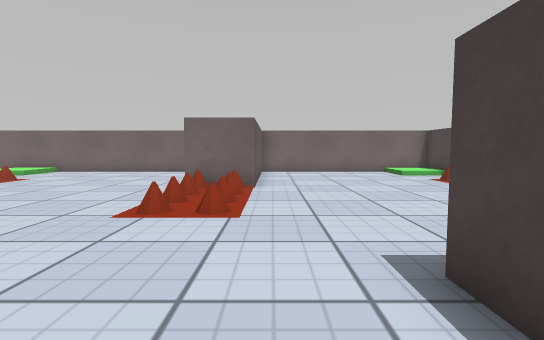
[1] (above)

21 first-person views from a walk through a 3-D level made in the Unity game engine. The camera is 0.55 m above the floor, tilts 4° down and sees 85° across. The floor is counted in squares, 0.5 m on a side. Each view is taken from the middle of a square. On the plan, view 1 faces up. The plan holds only what a view shows up to about 12 squares ahead; the rest is blank. The player is left out. Some surface patterns are stand-ins.

[2]
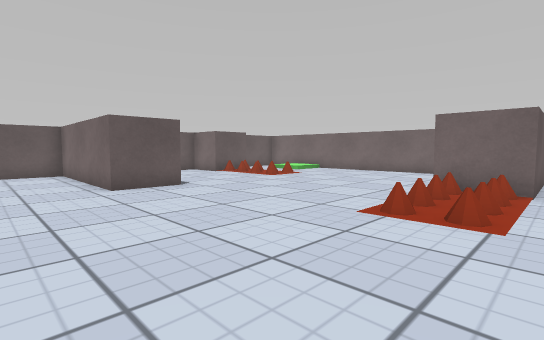

[3]
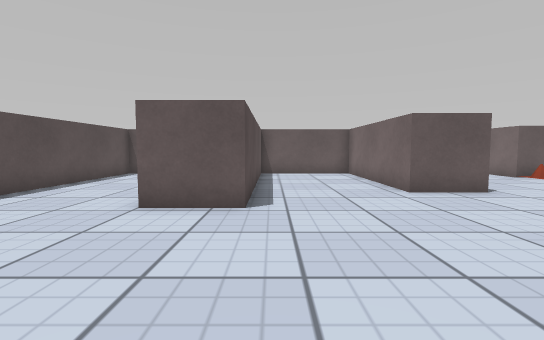

[4]
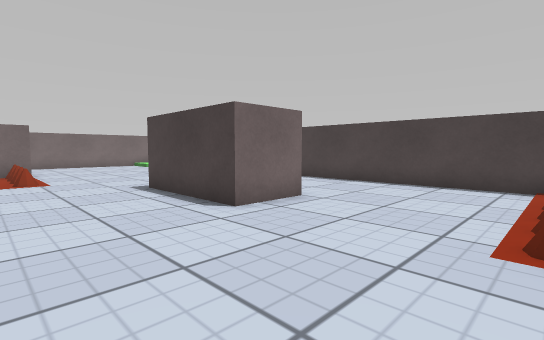

[5]
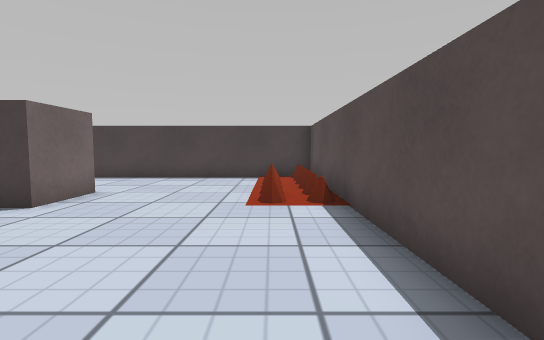

[6]
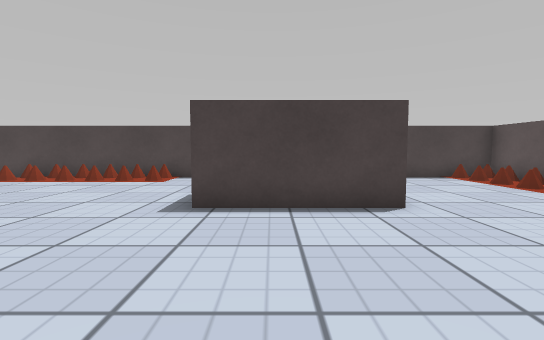

[7]
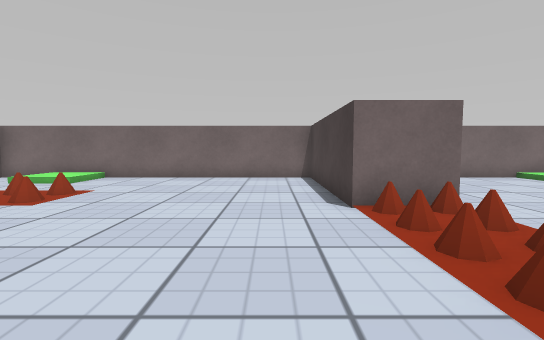

[8]
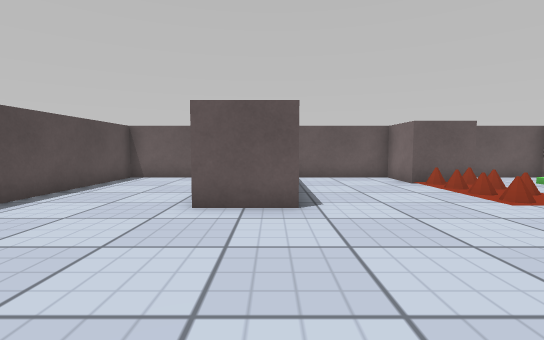

[9]
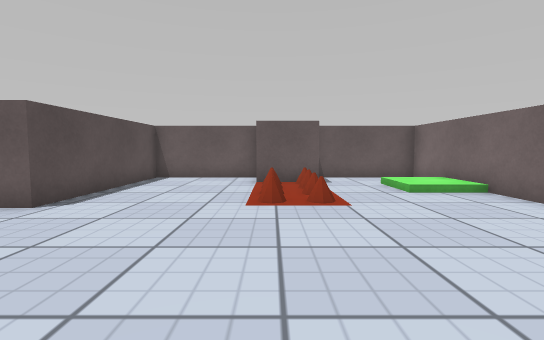

[10]
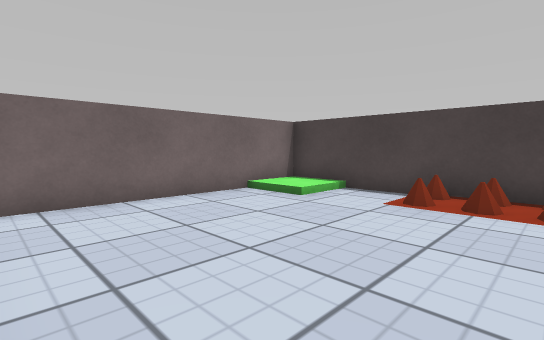

[11]
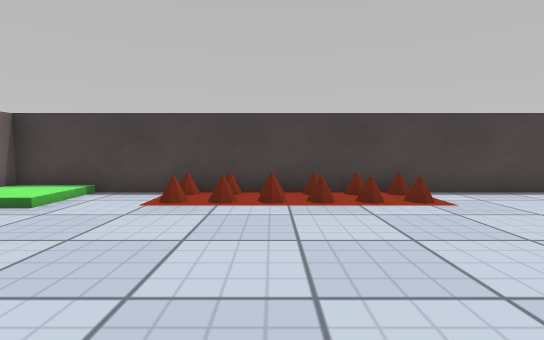

[12]
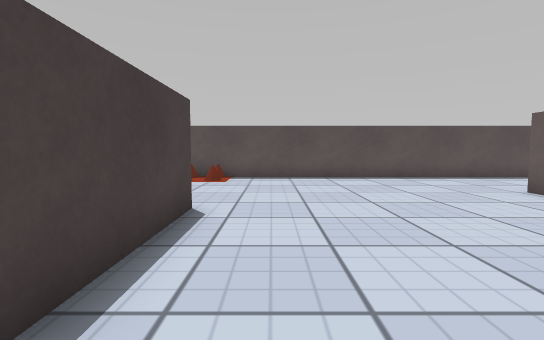

[13]
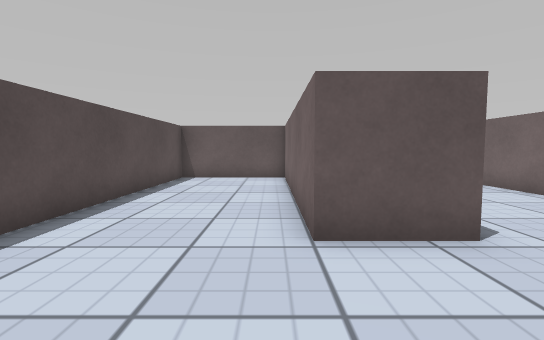

[14]
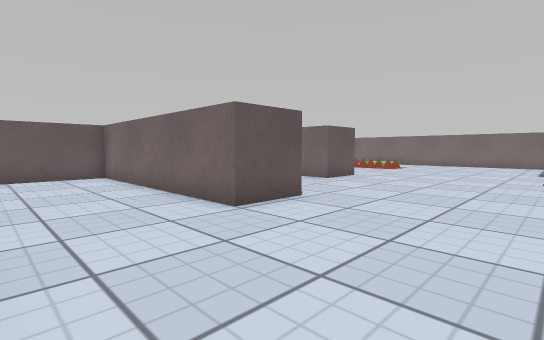

[15]
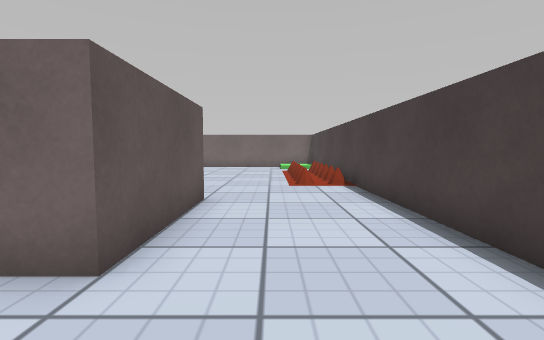

[16]
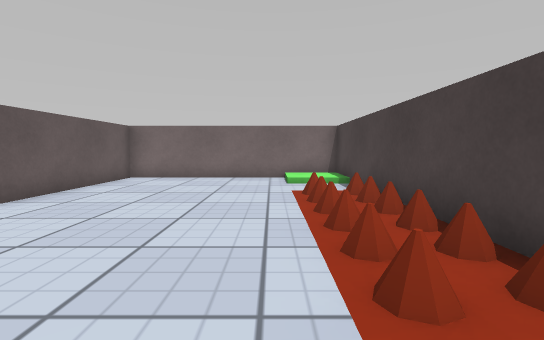

[17]
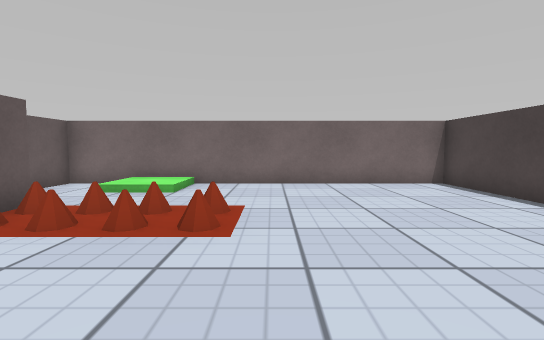

[18]
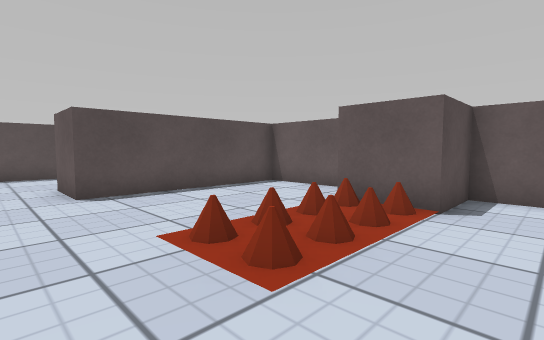

[19]
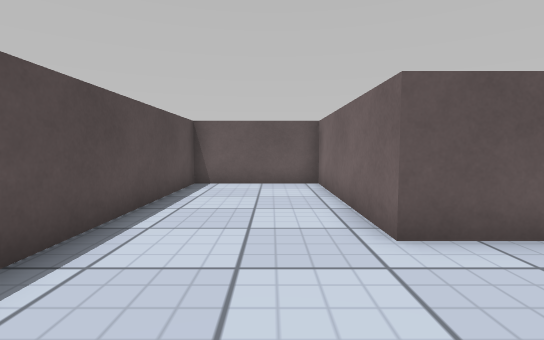

[20]
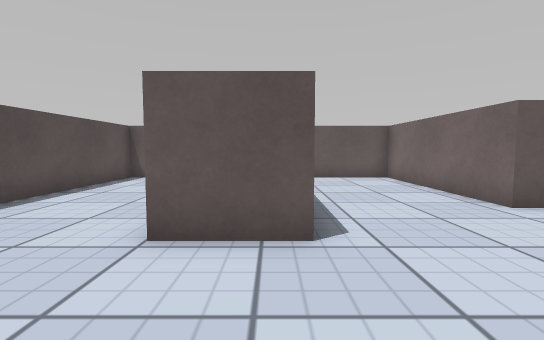

[21]
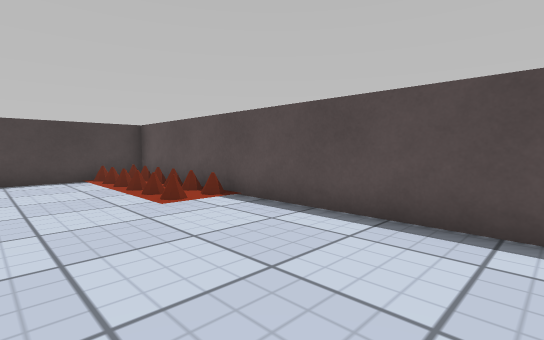

### Floor plan
Points are (right, up) in squares from view 1. A wall is a line through its corners. A room is listed if a view was taken in it or the views show most of it. See-through windows are left out.
Room 1 (views 1, 2, 3, 4, 5, 6, 7, 8, 9, 10, 11, 12, 13, 14, 15, 16, 17, 18, 19, 20, 21)
walls: (-14.5, 8.6) (-14.5, 4.5) (-8.5, 4.5) (-8.5, 2.5) (-14.5, 2.5) (-14.5, -1.5) (-6.5, -1.5) (-6.5, -3.5) (-14.5, -3.5) (-14.5, -7.5) (7.5, -7.5) (7.5, 14.5) (-0.5, 14.5) (-0.5, 8.5) (-2.5, 8.5) (-2.5, 14.5) (-14.5, 14.5) (-14.5, 10.5)
objects: other object (-14, 9) to (-13, 10); spikes (-12, 10); spikes (-10, 10); spikes (-2, 6); spikes (-2, 8); spikes (2, -6); block (2, -1) to (3, 2); spikes (4, -6); spikes (6, -6); spikes (6, 6); spikes (6, 8); spikes (6, 10)

Positions as (right, up) in squares from view 1, and headings:
1: (0, 0), facing up
2: (0, 0), facing up-left
3: (-1, -1), facing left
4: (-2, -6), facing up-right
5: (-4, -6), facing right
6: (-4, 1), facing right
7: (-4, 3), facing up
8: (-3, 4), facing left
9: (-3, 9), facing left
10: (0, 8), facing up-right
11: (0, 8), facing right
12: (0, 4), facing down
13: (-3, -4), facing left
14: (-2, -7), facing up-left
15: (5, -4), facing up
16: (5, 3), facing up
17: (-8, 5), facing up
18: (-7, 12), facing down-left
19: (-5, 1), facing left
20: (-3, -2), facing left
21: (-4, -3), facing down-right
